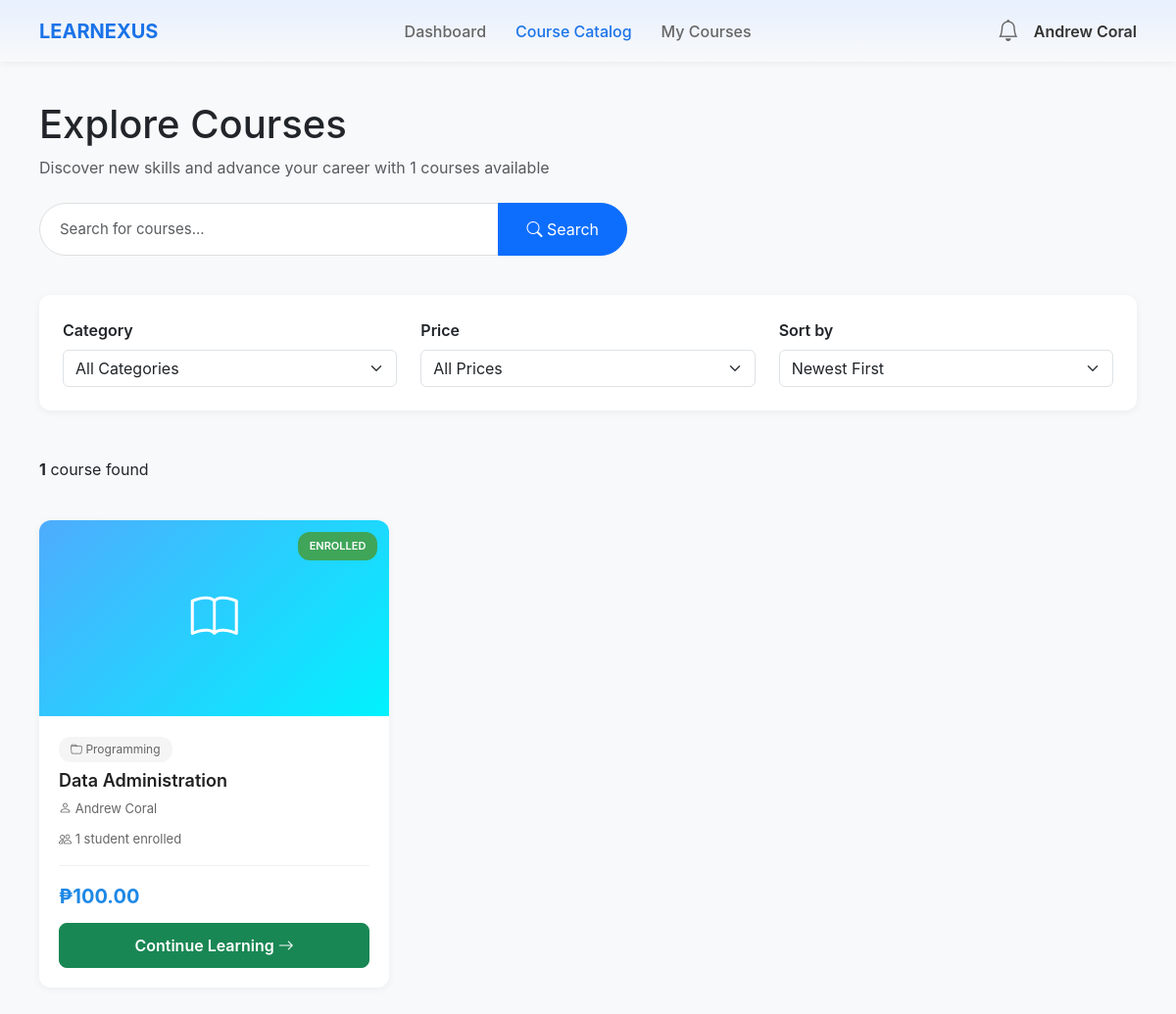
/student/browse_courses.php (signed in), run on an earlier commit of the app's database.
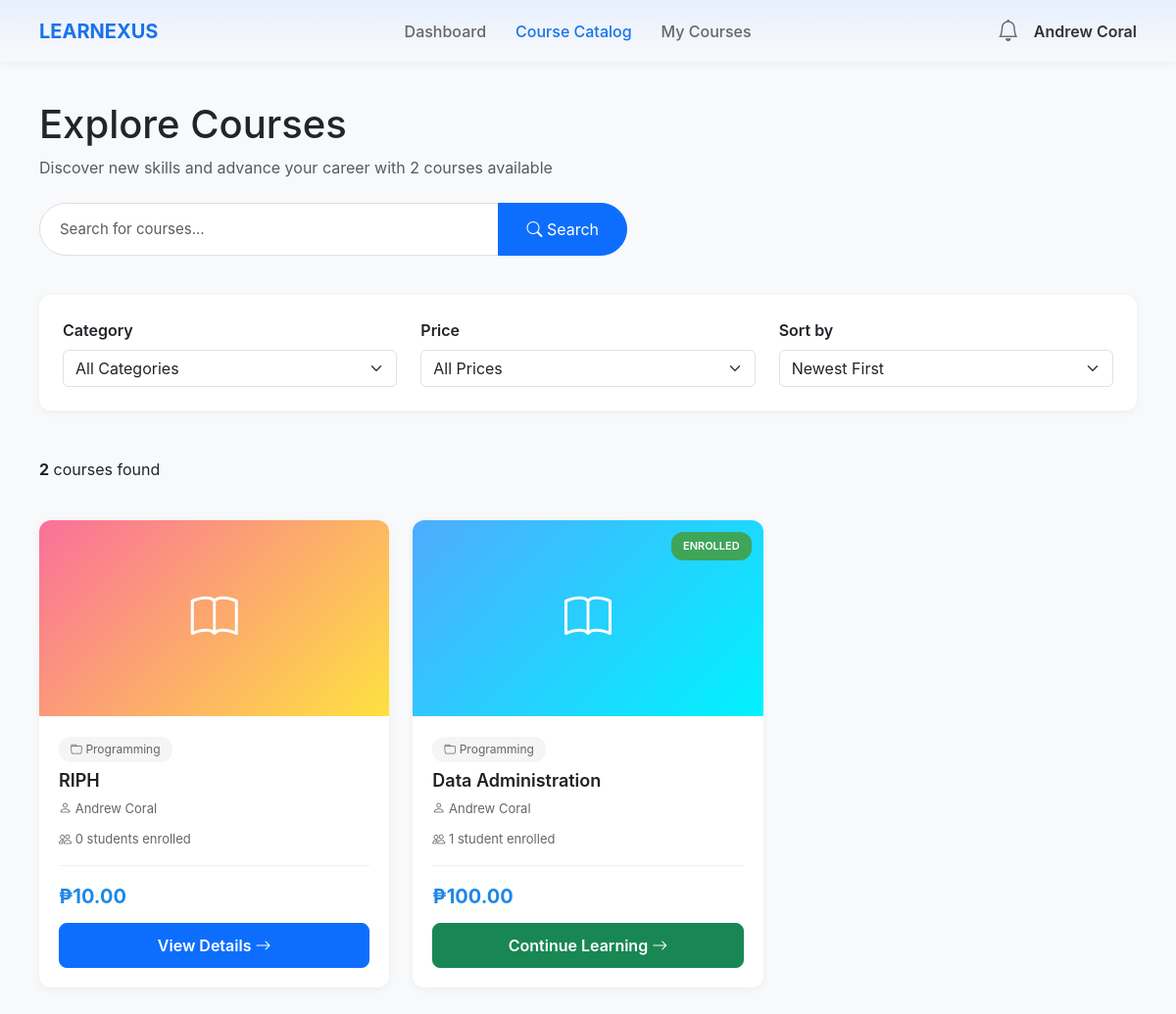
And on a later commit of the database.
### tables this page shows
CREATE TABLE `courses` (
  `courseID` int(11) NOT NULL,
  `teacherID` int(11) NOT NULL,
  `title` varchar(255) NOT NULL,
  `description` text DEFAULT NULL,
  `price` decimal(10,2) DEFAULT 0.00,
  `category` varchar(100) DEFAULT NULL,
  `status` enum('draft','published','archived') DEFAULT 'draft',
  `passingScore` int(11) DEFAULT 70,
  `createdAt` timestamp NOT NULL DEFAULT current_timestamp()
);

### student/browse_courses.php (the view, shortened to what the changed rows need)
<?php
require_once '../database/db_connect.php';
$userID = $_SESSION['user_id'];
$sort = $_GET['sort'] ?? 'newest';
$query = "
    SELECT c.*,
           CONCAT(u.firstName, ' ', u.lastName) as instructorName,
           (SELECT COUNT(*) FROM enrollments WHERE courseID = c.courseID) as enrollmentCount,
           EXISTS(SELECT 1 FROM enrollments WHERE courseID = c.courseID AND userID = ?) as isEnrolled
    FROM courses c
    JOIN users u ON c.teacherID = u.userID
    WHERE c.status = 'published'
";
$params = [$userID];
switch($sort) {
    default:
        $query .= " ORDER BY c.createdAt DESC";
}
$stmt = $conn->prepare($query);
$stmt->execute($params);
$courses = $stmt->fetchAll();
$statsStmt = $conn->query("SELECT COUNT(*) as total, COUNT(CASE WHEN price = 0 THEN 1 END) as free FROM courses WHERE status = 'published'");
$stats = $statsStmt->fetch();
?>
<!DOCTYPE html>
<html lang="en">
<head>
    <link href="https://cdn.jsdelivr.net/npm/bootstrap@5.3.3/dist/css/bootstrap.min.css" rel="stylesheet">
    <link rel="stylesheet" href="https://cdn.jsdelivr.net/npm/bootstrap-icons@1.11.1/font/bootstrap-icons.css">
</head>
<body>
    <div class="container-main">
        <div class="header-section">
            <h1>Explore Courses</h1>
            <p class="text-muted">Discover new skills and advance your career with <?php echo $stats['total']; ?> courses available</p>
            <form method="GET" action="" class="search-bar">
                <div class="input-group">
                </div>
            </form>
        </div>
        <div class="stats-bar">
            <div>
                <strong><?php echo count($courses); ?></strong> course<?php echo count($courses) !== 1 ? 's' : ''; ?> found
            </div>
        </div>
        <?php if (empty($courses)): ?>
            <div class="no-results">
                <i class="bi bi-search"></i>
                <h4>No courses found</h4>
                <p class="text-muted">Try adjusting your filters or search terms</p>
                <a href="browse_courses.php" class="clear-filters">Clear all filters</a>
            </div>
        <?php else: ?>
            <div class="course-grid">
                <?php foreach ($courses as $course):
                    $gradients = [
                        'linear-gradient(135deg, #667eea 0%, #764ba2 100%)',
                        'linear-gradient(135deg, #f093fb 0%, #f5576c 100%)',
                        'linear-gradient(135deg, #4facfe 0%, #00f2fe 100%)',
                        'linear-gradient(135deg, #43e97b 0%, #38f9d7 100%)',
                        'linear-gradient(135deg, #fa709a 0%, #fee140 100%)',
                        'linear-gradient(135deg, #30cfd0 0%, #330867 100%)',
                    ];
                    $gradient = $gradients[$course['courseID'] % count($gradients)];
                ?>
                    <div class="course-card" onclick="window.location.href='course_details.php?id=<?php echo $course['courseID']; ?>'">
                        <div class="course-image <?php echo $course['isEnrolled'] ? 'enrolled' : ''; ?>"
                             style="background: <?php echo $gradient; ?>">
                            <i class="bi bi-book"></i>
                        </div>
                        <div class="course-body">
                            <span class="category-badge">
                                <i class="bi bi-folder"></i> <?php echo htmlspecialchars($course['category'] ?? 'General'); ?>
                            </span>
                            <h5 class="course-title"><?php echo htmlspecialchars($course['title']); ?></h5>
                            <p class="course-instructor">
                                <i class="bi bi-person"></i> <?php echo htmlspecialchars($course['instructorName']); ?>
                            </p>
                            <div class="enrollment-count">
                                <i class="bi bi-people"></i> <?php echo $course['enrollmentCount']; ?> student<?php echo $course['enrollmentCount'] !== 1 ? 's' : ''; ?> enrolled
                            </div>
                            <div class="course-meta">
                                <div class="course-price <?php echo $course['price'] == 0 ? 'free' : ''; ?>">
                                    <?php if ($course['price'] == 0): ?>
                                        FREE
                                    <?php else: ?>
                                        ₱<?php echo number_format($course['price'], 2); ?>
                                    <?php endif; ?>
                                </div>
                            </div>
                            <?php if ($course['isEnrolled']): ?>
                                <button class="btn btn-success btn-enroll" onclick="event.stopPropagation(); window.location.href='course_content.php?id=<?php echo $course['courseID']; ?>'">
                                    Continue Learning <i class="bi bi-arrow-right"></i>
                                </button>
                            <?php else: ?>
                                <button class="btn btn-primary btn-enroll" onclick="event.stopPropagation(); window.location.href='course_details.php?id=<?php echo $course['courseID']; ?>'">
                                    View Details <i class="bi bi-arrow-right"></i>
                                </button>
                            <?php endif; ?>
                        </div>
                    </div>
                <?php endforeach; ?>
            </div>
        <?php endif; ?>
    </div>
</body>
</html>

What changed in the data, as far as the page shows it:
added courses: category "Programming", title "RIPH", instructorName "Andrew Coral", enrollmentCount "0", price "10.00"
Also different on the page:
$stats['total']: "1" → "2"
count($courses): "1" → "2"
text now shown: "s"
